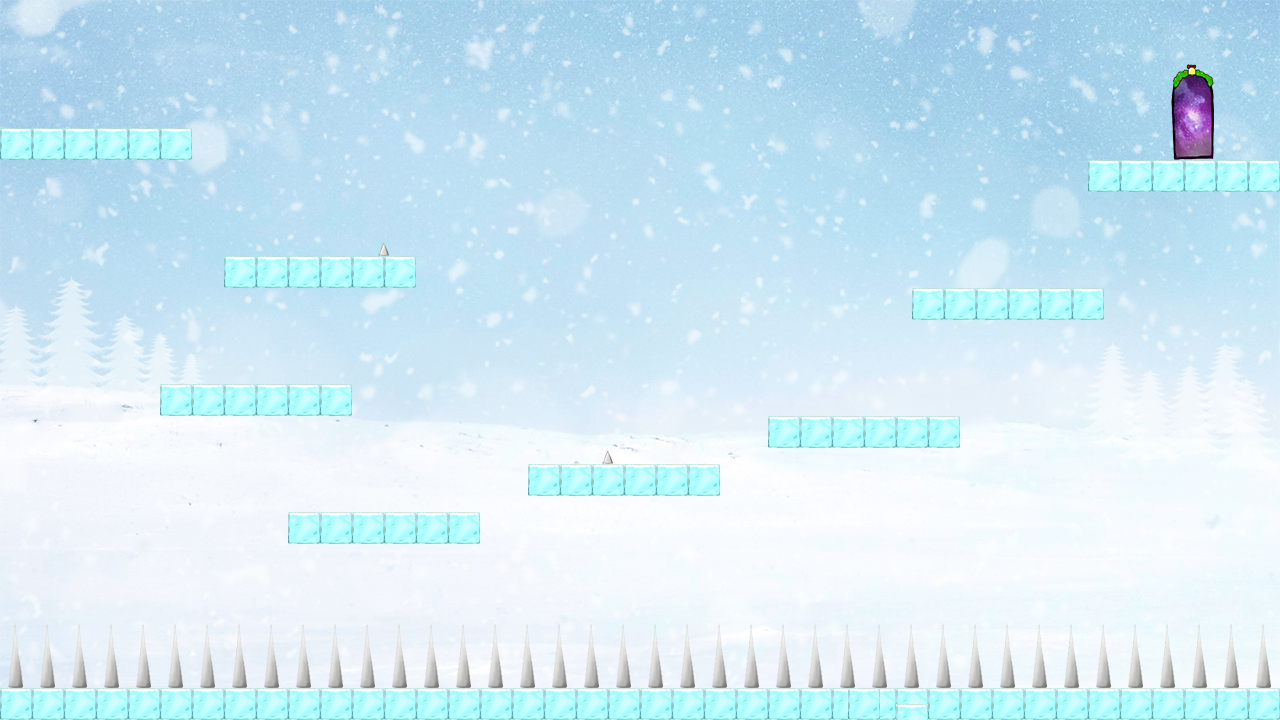

This is a level from a 2D game, rendered from its Tiled map with the project's own tilesets. A one-line summary and the map file follow, with tile-layer data summarised:
An orthogonal 80x45 tile map with 16x16 px tiles, 2 tile layers (0_background, 1_graphics), 5 tilesets and 13 objects.

<map version="1.0" tiledversion="1.0.3" orientation="orthogonal" renderorder="right-down" width="80" height="45" tilewidth="16" tileheight="16" nextobjectid="124">
 <tileset firstgid="1" source="background.tsx" />
 <tileset firstgid="2" source="spine.tsx" />
 <tileset firstgid="6" source="brick.tsx" />
 <tileset firstgid="10" source="longspin.tsx" />
 <tileset firstgid="18" source="door.tsx" />
 <layer name="0_background" width="80" height="45">
  <data>[3600 cells, 1 non-empty, 1 distinct tile ids]</data>
 </layer>
 <layer name="1_graphics" width="80" height="45">
  <data>[3600 cells, 694 non-empty, 32 distinct tile ids]</data>
 </layer>
 <objectgroup name="2_ground">
  <object id="117" x="0.0416667" y="688.292" width="1279.54" height="31.9583" />
 </objectgroup>
 <objectgroup name="3_brick">
  <object id="1" x="0.0909091" y="128.091" width="191.818" height="31.7273" />
  <object id="2" x="224" y="256" width="192" height="31.9091" />
  <object id="3" x="160" y="384" width="191.938" height="32" />
  <object id="4" x="288" y="511.875" width="191.938" height="32.1875" />
  <object id="5" x="528" y="464" width="191.938" height="32" />
  <object id="6" x="767.938" y="415.938" width="192" height="32" />
  <object id="7" x="912" y="288" width="192" height="32" />
  <object id="8" x="1088.18" y="160" width="191.727" height="32" />
 </objectgroup>
 <objectgroup name="4_dead">
  <object id="121" x="1.33333" y="624.667" width="1278" height="62.6667" />
  <object id="122" x="601.818" y="448.727" width="11.2727" height="14.9091" />
  <object id="123" x="378" y="241.636" width="11.2727" height="14.3636" />
 </objectgroup>
 <objectgroup name="5_door">
  <object id="116" x="1186.75" y="88.375" width="12.375" height="72" />
 </objectgroup>
</map>
